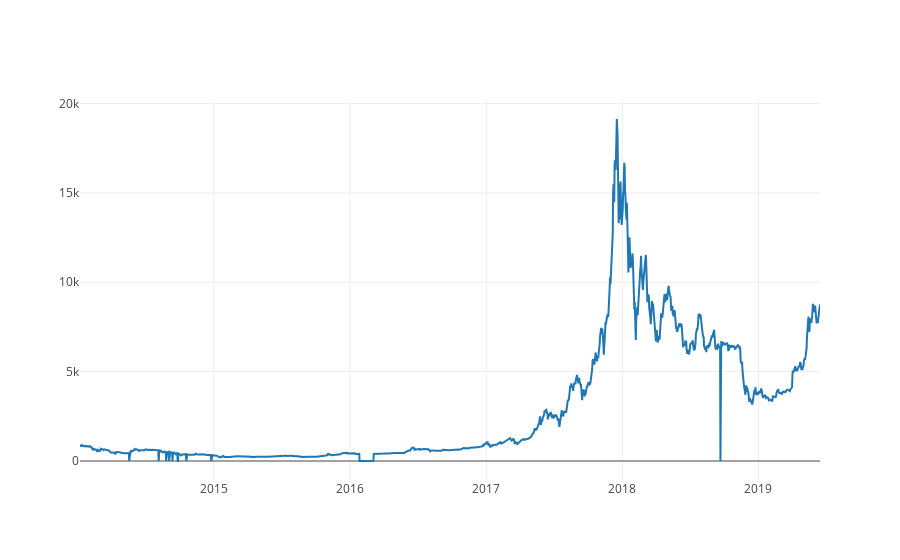

Notebook cell for this chart:
### Code cell
# Chart the BTC pricing data
btc_trace = go.Scatter(x=btc_usd_price_kraken.index, y=btc_usd_price_kraken['Weighted Price'])
py.iplot([btc_trace])

### Figure 1 — Plotly figure (JSON) as saved in the notebook; plotly's stock layout.template omitted (floating-point values rounded to 4 significant figures; data arrays with more than 128 entries replaced by an {"elided": "..."} marker saying what was removed)
{"data": [{"type": "scatter", "uid": "fcd62abd-6ceb-463c-8b69-d9a04b4e958a", "x": {"elided": "1986 str values"}, "y": {"elided": "1986 float values"}}], "layout": {}}
